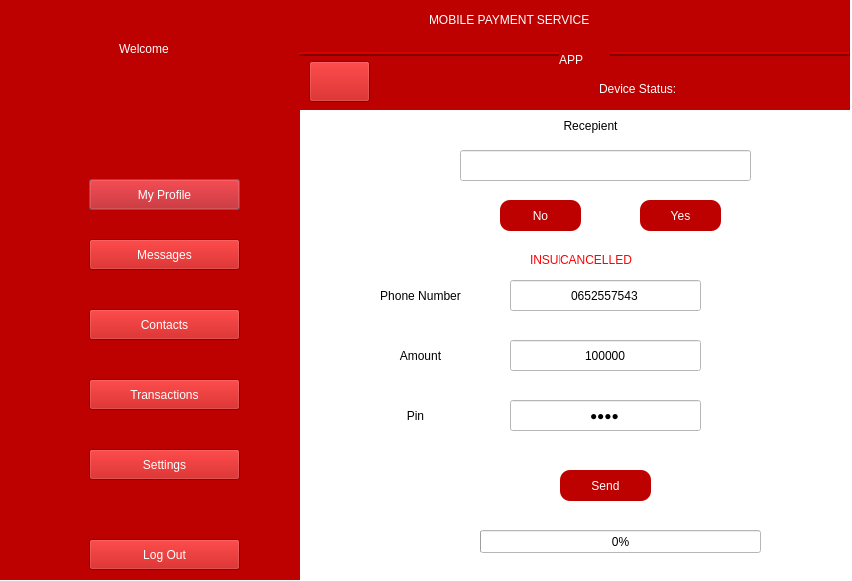
<?xml version="1.0" encoding="UTF-8"?>
<ui version="4.0">
 <class>Dialog</class>
 <widget class="QDialog" name="Dialog">
  <property name="geometry">
   <rect>
    <x>0</x>
    <y>0</y>
    <width>852</width>
    <height>581</height>
   </rect>
  </property>
  <property name="windowTitle">
   <string>Dialog</string>
  </property>
  <property name="layoutDirection">
   <enum>Qt::LeftToRight</enum>
  </property>
  <property name="styleSheet">
   <string notr="true">background-color: rgb(255, 255, 255);</string>
  </property>
  <property name="modal">
   <bool>false</bool>
  </property>
  <widget class="QWidget" name="widget" native="true">
   <property name="geometry">
    <rect>
     <x>-1</x>
     <y>-1</y>
     <width>301</width>
     <height>581</height>
    </rect>
   </property>
   <property name="styleSheet">
    <string notr="true">background-color: rgb(189, 0, 0);
color: rgb(255, 255, 255);</string>
   </property>
   <widget class="QLabel" name="label">
    <property name="geometry">
     <rect>
      <x>120</x>
      <y>40</y>
      <width>81</width>
      <height>20</height>
     </rect>
    </property>
    <property name="styleSheet">
     <string notr="true">font: 75 14pt &quot;MS Shell Dlg 2&quot;;</string>
    </property>
    <property name="text">
     <string>Welcome</string>
    </property>
   </widget>
   <widget class="QLabel" name="nmm">
    <property name="geometry">
     <rect>
      <x>60</x>
      <y>70</y>
      <width>201</width>
      <height>20</height>
     </rect>
    </property>
    <property name="styleSheet">
     <string notr="true">font: 75 13pt &quot;MS Shell Dlg 2&quot;;</string>
    </property>
    <property name="text">
     <string/>
    </property>
    <property name="alignment">
     <set>Qt::AlignCenter</set>
    </property>
   </widget>
   <widget class="QLabel" name="pnmm">
    <property name="geometry">
     <rect>
      <x>100</x>
      <y>110</y>
      <width>131</width>
      <height>20</height>
     </rect>
    </property>
    <property name="styleSheet">
     <string notr="true">font: 75 13pt &quot;MS Shell Dlg 2&quot;;</string>
    </property>
    <property name="text">
     <string/>
    </property>
    <property name="alignment">
     <set>Qt::AlignCenter</set>
    </property>
   </widget>
   <widget class="QLabel" name="label_4">
    <property name="geometry">
     <rect>
      <x>20</x>
      <y>170</y>
      <width>51</width>
      <height>41</height>
     </rect>
    </property>
    <property name="text">
     <string/>
    </property>
    <property name="pixmap">
     <pixmap>../icons/2.png</pixmap>
    </property>
   </widget>
   <widget class="QLabel" name="label_5">
    <property name="geometry">
     <rect>
      <x>20</x>
      <y>230</y>
      <width>51</width>
      <height>41</height>
     </rect>
    </property>
    <property name="text">
     <string/>
    </property>
    <property name="pixmap">
     <pixmap>../icons/3.png</pixmap>
    </property>
   </widget>
   <widget class="QLabel" name="label_11">
    <property name="geometry">
     <rect>
      <x>20</x>
      <y>370</y>
      <width>51</width>
      <height>41</height>
     </rect>
    </property>
    <property name="text">
     <string/>
    </property>
    <property name="pixmap">
     <pixmap>../icons/5.png</pixmap>
    </property>
   </widget>
   <widget class="QLabel" name="label_12">
    <property name="geometry">
     <rect>
      <x>20</x>
      <y>300</y>
      <width>51</width>
      <height>41</height>
     </rect>
    </property>
    <property name="text">
     <string/>
    </property>
    <property name="pixmap">
     <pixmap>../icons/4.png</pixmap>
    </property>
   </widget>
   <widget class="QLabel" name="label_13">
    <property name="geometry">
     <rect>
      <x>20</x>
      <y>440</y>
      <width>51</width>
      <height>41</height>
     </rect>
    </property>
    <property name="text">
     <string/>
    </property>
    <property name="pixmap">
     <pixmap>../icons/6.png</pixmap>
    </property>
   </widget>
   <widget class="QLabel" name="label_14">
    <property name="geometry">
     <rect>
      <x>20</x>
      <y>530</y>
      <width>51</width>
      <height>41</height>
     </rect>
    </property>
    <property name="text">
     <string/>
    </property>
    <property name="pixmap">
     <pixmap>../icons/7.png</pixmap>
    </property>
   </widget>
   <widget class="QPushButton" name="pushButton_2">
    <property name="geometry">
     <rect>
      <x>90</x>
      <y>180</y>
      <width>151</width>
      <height>31</height>
     </rect>
    </property>
    <property name="styleSheet">
     <string notr="true">font: 75 10pt &quot;Arial&quot;;</string>
    </property>
    <property name="text">
     <string>My Profile</string>
    </property>
    <property name="default">
     <bool>false</bool>
    </property>
    <property name="flat">
     <bool>false</bool>
    </property>
   </widget>
   <widget class="QPushButton" name="messages">
    <property name="geometry">
     <rect>
      <x>90</x>
      <y>240</y>
      <width>151</width>
      <height>31</height>
     </rect>
    </property>
    <property name="styleSheet">
     <string notr="true">font: 75 10pt &quot;Arial&quot;;</string>
    </property>
    <property name="text">
     <string>Messages</string>
    </property>
   </widget>
   <widget class="QPushButton" name="pushButton_4">
    <property name="geometry">
     <rect>
      <x>90</x>
      <y>310</y>
      <width>151</width>
      <height>31</height>
     </rect>
    </property>
    <property name="styleSheet">
     <string notr="true">font: 75 10pt &quot;Arial&quot;;</string>
    </property>
    <property name="text">
     <string>Contacts</string>
    </property>
   </widget>
   <widget class="QPushButton" name="transaction">
    <property name="geometry">
     <rect>
      <x>90</x>
      <y>380</y>
      <width>151</width>
      <height>31</height>
     </rect>
    </property>
    <property name="styleSheet">
     <string notr="true">font: 75 10pt &quot;Arial&quot;;</string>
    </property>
    <property name="text">
     <string>Transactions</string>
    </property>
   </widget>
   <widget class="QPushButton" name="pushButton_6">
    <property name="geometry">
     <rect>
      <x>90</x>
      <y>450</y>
      <width>151</width>
      <height>31</height>
     </rect>
    </property>
    <property name="styleSheet">
     <string notr="true">font: 75 10pt &quot;Arial&quot;;</string>
    </property>
    <property name="text">
     <string>Settings</string>
    </property>
   </widget>
   <widget class="QPushButton" name="lgo">
    <property name="geometry">
     <rect>
      <x>90</x>
      <y>540</y>
      <width>151</width>
      <height>31</height>
     </rect>
    </property>
    <property name="styleSheet">
     <string notr="true">font: 75 10pt &quot;Arial&quot;;</string>
    </property>
    <property name="text">
     <string>Log Out</string>
    </property>
   </widget>
  </widget>
  <widget class="QFrame" name="frame">
   <property name="geometry">
    <rect>
     <x>299</x>
     <y>-1</y>
     <width>551</width>
     <height>111</height>
    </rect>
   </property>
   <property name="styleSheet">
    <string notr="true">background-color: rgb(189, 0, 0);
color: rgb(255, 255, 255);</string>
   </property>
   <property name="frameShape">
    <enum>QFrame::HLine</enum>
   </property>
   <property name="frameShadow">
    <enum>QFrame::Raised</enum>
   </property>
   <property name="lineWidth">
    <number>2</number>
   </property>
   <property name="midLineWidth">
    <number>0</number>
   </property>
   <widget class="QLabel" name="label_16">
    <property name="geometry">
     <rect>
      <x>260</x>
      <y>50</y>
      <width>51</width>
      <height>21</height>
     </rect>
    </property>
    <property name="styleSheet">
     <string notr="true">font: 75 18pt &quot;MS Shell Dlg 2&quot;;</string>
    </property>
    <property name="text">
     <string>APP</string>
    </property>
   </widget>
   <widget class="QLabel" name="label_15">
    <property name="geometry">
     <rect>
      <x>130</x>
      <y>10</y>
      <width>301</width>
      <height>21</height>
     </rect>
    </property>
    <property name="styleSheet">
     <string notr="true">font: 75 18pt &quot;MS Shell Dlg 2&quot;;</string>
    </property>
    <property name="text">
     <string>MOBILE PAYMENT SERVICE</string>
    </property>
   </widget>
   <widget class="QPushButton" name="hm">
    <property name="geometry">
     <rect>
      <x>10</x>
      <y>62</y>
      <width>61</width>
      <height>41</height>
     </rect>
    </property>
    <property name="text">
     <string/>
    </property>
    <property name="icon">
     <iconset>
      <normaloff>../icons/1.png</normaloff>../icons/1.png</iconset>
    </property>
    <property name="iconSize">
     <size>
      <width>40</width>
      <height>40</height>
     </size>
    </property>
   </widget>
   <widget class="QLabel" name="label_2">
    <property name="geometry">
     <rect>
      <x>300</x>
      <y>80</y>
      <width>101</width>
      <height>20</height>
     </rect>
    </property>
    <property name="styleSheet">
     <string notr="true">font: 75 12pt &quot;MS Shell Dlg 2&quot;;</string>
    </property>
    <property name="text">
     <string>Device Status:</string>
    </property>
   </widget>
   <widget class="QLabel" name="st">
    <property name="geometry">
     <rect>
      <x>410</x>
      <y>80</y>
      <width>111</width>
      <height>20</height>
     </rect>
    </property>
    <property name="styleSheet">
     <string notr="true">font: 75 12pt &quot;MS Shell Dlg 2&quot;;</string>
    </property>
    <property name="text">
     <string/>
    </property>
   </widget>
   <widget class="QLabel" name="sm">
    <property name="geometry">
     <rect>
      <x>80</x>
      <y>80</y>
      <width>111</width>
      <height>20</height>
     </rect>
    </property>
    <property name="styleSheet">
     <string notr="true">font: 75 11pt &quot;MS Shell Dlg 2&quot;;</string>
    </property>
    <property name="text">
     <string/>
    </property>
   </widget>
   <widget class="QLabel" name="smcd">
    <property name="geometry">
     <rect>
      <x>200</x>
      <y>80</y>
      <width>90</width>
      <height>20</height>
     </rect>
    </property>
    <property name="styleSheet">
     <string notr="true">font: 75 11pt &quot;MS Shell Dlg 2&quot;;</string>
    </property>
    <property name="text">
     <string/>
    </property>
   </widget>
  </widget>
  <widget class="QLineEdit" name="pnm">
   <property name="geometry">
    <rect>
     <x>510</x>
     <y>280</y>
     <width>191</width>
     <height>31</height>
    </rect>
   </property>
   <property name="layoutDirection">
    <enum>Qt::LeftToRight</enum>
   </property>
   <property name="styleSheet">
    <string notr="true">background-color: rgb(255, 255, 255);</string>
   </property>
   <property name="inputMethodHints">
    <set>Qt::ImhDigitsOnly</set>
   </property>
   <property name="text">
    <string>0652557543</string>
   </property>
   <property name="alignment">
    <set>Qt::AlignCenter</set>
   </property>
  </widget>
  <widget class="QPushButton" name="no">
   <property name="geometry">
    <rect>
     <x>500</x>
     <y>200</y>
     <width>81</width>
     <height>31</height>
    </rect>
   </property>
   <property name="styleSheet">
    <string notr="true">background-color: rgb(189, 0, 0);
color: rgb(255, 255, 255);
border-radius: 10px;</string>
   </property>
   <property name="text">
    <string>No</string>
   </property>
  </widget>
  <widget class="QLabel" name="label_6">
   <property name="geometry">
    <rect>
     <x>360</x>
     <y>340</y>
     <width>121</width>
     <height>31</height>
    </rect>
   </property>
   <property name="styleSheet">
    <string notr="true">font: 75 12pt &quot;Arial&quot;;</string>
   </property>
   <property name="text">
    <string>Amount</string>
   </property>
   <property name="alignment">
    <set>Qt::AlignCenter</set>
   </property>
  </widget>
  <widget class="QPushButton" name="yes">
   <property name="geometry">
    <rect>
     <x>640</x>
     <y>200</y>
     <width>81</width>
     <height>31</height>
    </rect>
   </property>
   <property name="styleSheet">
    <string notr="true">background-color: rgb(189, 0, 0);
color: rgb(255, 255, 255);
border-radius: 10px;</string>
   </property>
   <property name="text">
    <string>Yes</string>
   </property>
  </widget>
  <widget class="QLineEdit" name="rc">
   <property name="geometry">
    <rect>
     <x>460</x>
     <y>150</y>
     <width>291</width>
     <height>31</height>
    </rect>
   </property>
   <property name="styleSheet">
    <string notr="true">background-color: rgb(255, 255, 255);
font: 75 11pt &quot;Arial&quot;;</string>
   </property>
   <property name="inputMethodHints">
    <set>Qt::ImhDigitsOnly</set>
   </property>
   <property name="inputMask">
    <string notr="true"/>
   </property>
   <property name="text">
    <string notr="true"/>
   </property>
   <property name="alignment">
    <set>Qt::AlignCenter</set>
   </property>
   <property name="readOnly">
    <bool>true</bool>
   </property>
  </widget>
  <widget class="QProgressBar" name="pb">
   <property name="geometry">
    <rect>
     <x>480</x>
     <y>530</y>
     <width>281</width>
     <height>23</height>
    </rect>
   </property>
   <property name="styleSheet">
    <string notr="true"/>
   </property>
   <property name="maximum">
    <number>100</number>
   </property>
   <property name="value">
    <number>0</number>
   </property>
   <property name="alignment">
    <set>Qt::AlignCenter</set>
   </property>
  </widget>
  <widget class="QLabel" name="label_7">
   <property name="geometry">
    <rect>
     <x>350</x>
     <y>400</y>
     <width>131</width>
     <height>31</height>
    </rect>
   </property>
   <property name="styleSheet">
    <string notr="true">font: 75 12pt &quot;Arial&quot;;</string>
   </property>
   <property name="text">
    <string>Pin</string>
   </property>
   <property name="alignment">
    <set>Qt::AlignCenter</set>
   </property>
  </widget>
  <widget class="QLabel" name="label_8">
   <property name="geometry">
    <rect>
     <x>530</x>
     <y>110</y>
     <width>121</width>
     <height>31</height>
    </rect>
   </property>
   <property name="styleSheet">
    <string notr="true">font: 75 12pt &quot;Arial&quot;;</string>
   </property>
   <property name="text">
    <string>Recepient</string>
   </property>
   <property name="alignment">
    <set>Qt::AlignCenter</set>
   </property>
  </widget>
  <widget class="QPushButton" name="send">
   <property name="geometry">
    <rect>
     <x>560</x>
     <y>470</y>
     <width>91</width>
     <height>31</height>
    </rect>
   </property>
   <property name="styleSheet">
    <string notr="true">background-color: rgb(189, 0, 0);
color: rgb(255, 255, 255);
border-radius: 10px;</string>
   </property>
   <property name="text">
    <string>Send</string>
   </property>
  </widget>
  <widget class="QLineEdit" name="amnt">
   <property name="geometry">
    <rect>
     <x>510</x>
     <y>340</y>
     <width>191</width>
     <height>31</height>
    </rect>
   </property>
   <property name="styleSheet">
    <string notr="true">background-color: rgb(255, 255, 255);</string>
   </property>
   <property name="inputMethodHints">
    <set>Qt::ImhDigitsOnly</set>
   </property>
   <property name="inputMask">
    <string notr="true"/>
   </property>
   <property name="text">
    <string notr="true">100000</string>
   </property>
   <property name="alignment">
    <set>Qt::AlignCenter</set>
   </property>
  </widget>
  <widget class="QLineEdit" name="pn">
   <property name="geometry">
    <rect>
     <x>510</x>
     <y>400</y>
     <width>191</width>
     <height>31</height>
    </rect>
   </property>
   <property name="styleSheet">
    <string notr="true">background-color: rgb(255, 255, 255);</string>
   </property>
   <property name="text">
    <string>6869</string>
   </property>
   <property name="echoMode">
    <enum>QLineEdit::Password</enum>
   </property>
   <property name="alignment">
    <set>Qt::AlignCenter</set>
   </property>
  </widget>
  <widget class="QLabel" name="label_9">
   <property name="geometry">
    <rect>
     <x>360</x>
     <y>280</y>
     <width>121</width>
     <height>31</height>
    </rect>
   </property>
   <property name="styleSheet">
    <string notr="true">font: 75 12pt &quot;Arial&quot;;</string>
   </property>
   <property name="text">
    <string>Phone Number</string>
   </property>
   <property name="alignment">
    <set>Qt::AlignCenter</set>
   </property>
  </widget>
  <widget class="QLabel" name="cmnt2">
   <property name="geometry">
    <rect>
     <x>530</x>
     <y>250</y>
     <width>161</width>
     <height>20</height>
    </rect>
   </property>
   <property name="styleSheet">
    <string notr="true">color: rgb(255, 0, 0);
font: 75 12pt &quot;Arial&quot;;</string>
   </property>
   <property name="text">
    <string>INSUFFICIENT FUND</string>
   </property>
  </widget>
  <widget class="QLabel" name="cmnt1">
   <property name="geometry">
    <rect>
     <x>580</x>
     <y>250</y>
     <width>51</width>
     <height>20</height>
    </rect>
   </property>
   <property name="styleSheet">
    <string notr="true">color: rgb(255, 0, 0);
font: 75 12pt &quot;Arial&quot;;</string>
   </property>
   <property name="text">
    <string>DONE</string>
   </property>
  </widget>
  <widget class="QLabel" name="cmnt3">
   <property name="geometry">
    <rect>
     <x>560</x>
     <y>250</y>
     <width>91</width>
     <height>20</height>
    </rect>
   </property>
   <property name="styleSheet">
    <string notr="true">color: rgb(255, 0, 0);
font: 75 12pt &quot;Arial&quot;;</string>
   </property>
   <property name="text">
    <string>CANCELLED</string>
   </property>
  </widget>
 </widget>
 <resources/>
 <connections/>
</ui>
